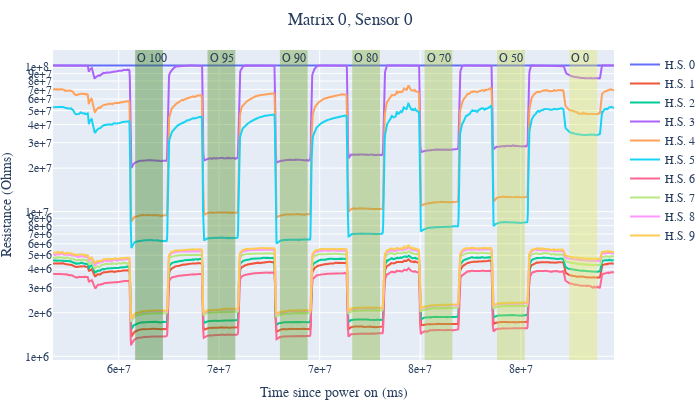

Notebook code cell kept with this figure:
### Code cell
plot_data_arr(sensor_data, 0, 0, sensor_labels, skip=3000, cut=10)

### Figure 1 — Plotly figure (JSON) as saved in the notebook; plotly's stock layout.template omitted (floating-point values rounded to 4 significant figures; data arrays with more than 128 entries replaced by an {"elided": "..."} marker saying what was removed)
{"data": [{"mode": "lines", "name": "H.S. 0", "showlegend": true, "type": "scatter", "x": {"elided": "1474 int values"}, "y": {"elided": "1474 float values"}}, {"mode": "lines", "name": "H.S. 1", "showlegend": true, "type": "scatter", "x": {"elided": "1474 int values"}, "y": {"elided": "1474 float values"}}, {"mode": "lines", "name": "H.S. 2", "showlegend": true, "type": "scatter", "x": {"elided": "1474 int values"}, "y": {"elided": "1474 float values"}}, {"mode": "lines", "name": "H.S. 3", "showlegend": true, "type": "scatter", "x": {"elided": "1474 int values"}, "y": {"elided": "1474 float values"}}, {"mode": "lines", "name": "H.S. 4", "showlegend": true, "type": "scatter", "x": {"elided": "1474 int values"}, "y": {"elided": "1474 float values"}}, {"mode": "lines", "name": "H.S. 5", "showlegend": true, "type": "scatter", "x": {"elided": "1474 int values"}, "y": {"elided": "1474 float values"}}, {"mode": "lines", "name": "H.S. 6", "showlegend": true, "type": "scatter", "x": {"elided": "1474 int values"}, "y": {"elided": "1474 float values"}}, {"mode": "lines", "name": "H.S. 7", "showlegend": true, "type": "scatter", "x": {"elided": "1474 int values"}, "y": {"elided": "1474 float values"}}, {"mode": "lines", "name": "H.S. 8", "showlegend": true, "type": "scatter", "x": {"elided": "1474 int values"}, "y": {"elided": "1474 float values"}}, {"mode": "lines", "name": "H.S. 9", "showlegend": true, "type": "scatter", "x": {"elided": "1474 int values"}, "y": {"elided": "1474 float values"}}], "layout": {"annotations": [{"showarrow": false, "text": "O 100", "x": 60823183, "xanchor": "left", "xref": "x", "y": 1, "yanchor": "top", "yref": "y domain"}, {"showarrow": false, "text": "O 95", "x": 64422595, "xanchor": "left", "xref": "x", "y": 1, "yanchor": "top", "yref": "y domain"}, {"showarrow": false, "text": "O 90", "x": 68022201, "xanchor": "left", "xref": "x", "y": 1, "yanchor": "top", "yref": "y domain"}, {"showarrow": false, "text": "O 80", "x": 71621681, "xanchor": "left", "xref": "x", "y": 1, "yanchor": "top", "yref": "y domain"}, {"showarrow": false, "text": "O 70", "x": 75221723, "xanchor": "left", "xref": "x", "y": 1, "yanchor": "top", "yref": "y domain"}, {"showarrow": false, "text": "O 50", "x": 78820887, "xanchor": "left", "xref": "x", "y": 1, "yanchor": "top", "yref": "y domain"}, {"showarrow": false, "text": "O 0", "x": 82420652, "xanchor": "left", "xref": "x", "y": 1, "yanchor": "top", "yref": "y domain"}], "font": {"family": "Times New Roman"}, "height": 400, "margin": {"b": 0, "l": 0, "r": 10, "t": 50}, "shapes": [{"fillcolor": "#327d17", "line": {"width": 0}, "opacity": 0.4, "type": "rect", "x0": 60823183, "x1": 62202908, "xref": "x", "y0": 0, "y1": 1, "yref": "y domain"}, {"fillcolor": "#508f21", "line": {"width": 0}, "opacity": 0.4, "type": "rect", "x0": 64422595, "x1": 65802426, "xref": "x", "y0": 0, "y1": 1, "yref": "y domain"}, {"fillcolor": "#6ca02c", "line": {"width": 0}, "opacity": 0.4, "type": "rect", "x0": 68022201, "x1": 69401967, "xref": "x", "y0": 0, "y1": 1, "yref": "y domain"}, {"fillcolor": "#88b237", "line": {"width": 0}, "opacity": 0.4, "type": "rect", "x0": 71621681, "x1": 73001517, "xref": "x", "y0": 0, "y1": 1, "yref": "y domain"}, {"fillcolor": "#a4c444", "line": {"width": 0}, "opacity": 0.4, "type": "rect", "x0": 75221723, "x1": 76601246, "xref": "x", "y0": 0, "y1": 1, "yref": "y domain"}, {"fillcolor": "#c2d551", "line": {"width": 0}, "opacity": 0.4, "type": "rect", "x0": 78820887, "x1": 80200708, "xref": "x", "y0": 0, "y1": 1, "yref": "y domain"}, {"fillcolor": "#e0e75f", "line": {"width": 0}, "opacity": 0.4, "type": "rect", "x0": 82420652, "x1": 83800303, "xref": "x", "y0": 0, "y1": 1, "yref": "y domain"}], "title": {"font": {"family": "Times New Roman"}, "pad": {"b": 0, "l": 0, "r": 0, "t": 0}, "text": "Matrix 0, Sensor 0", "x": 0.5}, "width": 700, "xaxis": {"tickformat": ".0e", "title": {"text": "Time since power on (ms)"}}, "yaxis": {"tickformat": ".0e", "title": {"text": "Resistance (Ohms)"}, "type": "log"}}}
